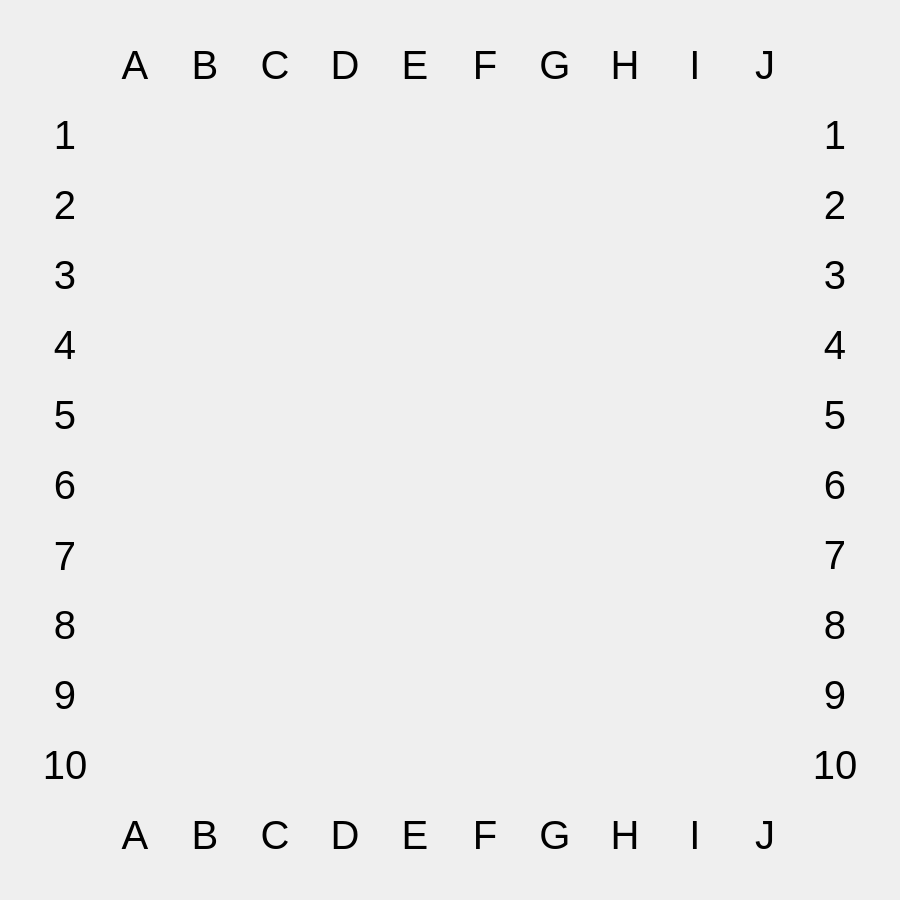
<?xml version="1.0" encoding="UTF-8"?>
<ui version="4.0">
 <class>Widget</class>
 <widget class="QWidget" name="Widget">
  <property name="geometry">
   <rect>
    <x>0</x>
    <y>0</y>
    <width>900</width>
    <height>900</height>
   </rect>
  </property>
  <property name="windowTitle">
   <string>Widget</string>
  </property>
  <widget class="QLabel" name="lbl_1">
   <property name="geometry">
    <rect>
     <x>30</x>
     <y>100</y>
     <width>70</width>
     <height>70</height>
    </rect>
   </property>
   <property name="font">
    <font>
     <pointsize>30</pointsize>
    </font>
   </property>
   <property name="text">
    <string>1</string>
   </property>
   <property name="alignment">
    <set>Qt::AlignCenter</set>
   </property>
  </widget>
  <widget class="QLabel" name="lbl_2">
   <property name="geometry">
    <rect>
     <x>30</x>
     <y>170</y>
     <width>70</width>
     <height>70</height>
    </rect>
   </property>
   <property name="font">
    <font>
     <pointsize>30</pointsize>
    </font>
   </property>
   <property name="text">
    <string>2</string>
   </property>
   <property name="alignment">
    <set>Qt::AlignCenter</set>
   </property>
  </widget>
  <widget class="QLabel" name="lbl_3">
   <property name="geometry">
    <rect>
     <x>30</x>
     <y>240</y>
     <width>70</width>
     <height>70</height>
    </rect>
   </property>
   <property name="font">
    <font>
     <pointsize>30</pointsize>
    </font>
   </property>
   <property name="text">
    <string>3</string>
   </property>
   <property name="alignment">
    <set>Qt::AlignCenter</set>
   </property>
  </widget>
  <widget class="QLabel" name="lbl_4">
   <property name="geometry">
    <rect>
     <x>30</x>
     <y>310</y>
     <width>70</width>
     <height>70</height>
    </rect>
   </property>
   <property name="font">
    <font>
     <pointsize>30</pointsize>
    </font>
   </property>
   <property name="text">
    <string>4</string>
   </property>
   <property name="alignment">
    <set>Qt::AlignCenter</set>
   </property>
  </widget>
  <widget class="QLabel" name="lbl_5">
   <property name="geometry">
    <rect>
     <x>30</x>
     <y>380</y>
     <width>70</width>
     <height>70</height>
    </rect>
   </property>
   <property name="font">
    <font>
     <pointsize>30</pointsize>
    </font>
   </property>
   <property name="text">
    <string>5</string>
   </property>
   <property name="alignment">
    <set>Qt::AlignCenter</set>
   </property>
  </widget>
  <widget class="QLabel" name="lbl_9">
   <property name="geometry">
    <rect>
     <x>30</x>
     <y>660</y>
     <width>70</width>
     <height>70</height>
    </rect>
   </property>
   <property name="font">
    <font>
     <pointsize>30</pointsize>
    </font>
   </property>
   <property name="text">
    <string>9</string>
   </property>
   <property name="alignment">
    <set>Qt::AlignCenter</set>
   </property>
  </widget>
  <widget class="QLabel" name="lbl_10">
   <property name="geometry">
    <rect>
     <x>30</x>
     <y>730</y>
     <width>70</width>
     <height>70</height>
    </rect>
   </property>
   <property name="font">
    <font>
     <pointsize>30</pointsize>
    </font>
   </property>
   <property name="text">
    <string>10</string>
   </property>
   <property name="alignment">
    <set>Qt::AlignCenter</set>
   </property>
  </widget>
  <widget class="QLabel" name="lbl_8">
   <property name="geometry">
    <rect>
     <x>30</x>
     <y>590</y>
     <width>70</width>
     <height>70</height>
    </rect>
   </property>
   <property name="font">
    <font>
     <pointsize>30</pointsize>
    </font>
   </property>
   <property name="text">
    <string>8</string>
   </property>
   <property name="alignment">
    <set>Qt::AlignCenter</set>
   </property>
  </widget>
  <widget class="QLabel" name="lbl_7">
   <property name="geometry">
    <rect>
     <x>30</x>
     <y>520</y>
     <width>70</width>
     <height>72</height>
    </rect>
   </property>
   <property name="font">
    <font>
     <pointsize>30</pointsize>
    </font>
   </property>
   <property name="text">
    <string>7</string>
   </property>
   <property name="alignment">
    <set>Qt::AlignCenter</set>
   </property>
  </widget>
  <widget class="QLabel" name="lbl_6">
   <property name="geometry">
    <rect>
     <x>30</x>
     <y>450</y>
     <width>70</width>
     <height>70</height>
    </rect>
   </property>
   <property name="font">
    <font>
     <pointsize>30</pointsize>
    </font>
   </property>
   <property name="text">
    <string>6</string>
   </property>
   <property name="alignment">
    <set>Qt::AlignCenter</set>
   </property>
  </widget>
  <widget class="QLabel" name="lbl_A">
   <property name="geometry">
    <rect>
     <x>100</x>
     <y>30</y>
     <width>70</width>
     <height>70</height>
    </rect>
   </property>
   <property name="font">
    <font>
     <pointsize>30</pointsize>
    </font>
   </property>
   <property name="text">
    <string>A</string>
   </property>
   <property name="alignment">
    <set>Qt::AlignCenter</set>
   </property>
  </widget>
  <widget class="QLabel" name="lbl_E">
   <property name="geometry">
    <rect>
     <x>380</x>
     <y>30</y>
     <width>70</width>
     <height>70</height>
    </rect>
   </property>
   <property name="font">
    <font>
     <pointsize>30</pointsize>
    </font>
   </property>
   <property name="text">
    <string>E</string>
   </property>
   <property name="alignment">
    <set>Qt::AlignCenter</set>
   </property>
  </widget>
  <widget class="QLabel" name="lbl_D">
   <property name="geometry">
    <rect>
     <x>310</x>
     <y>30</y>
     <width>70</width>
     <height>70</height>
    </rect>
   </property>
   <property name="font">
    <font>
     <pointsize>30</pointsize>
    </font>
   </property>
   <property name="text">
    <string>D</string>
   </property>
   <property name="alignment">
    <set>Qt::AlignCenter</set>
   </property>
  </widget>
  <widget class="QLabel" name="lbl_I">
   <property name="geometry">
    <rect>
     <x>660</x>
     <y>30</y>
     <width>70</width>
     <height>70</height>
    </rect>
   </property>
   <property name="font">
    <font>
     <pointsize>30</pointsize>
    </font>
   </property>
   <property name="text">
    <string>I</string>
   </property>
   <property name="alignment">
    <set>Qt::AlignCenter</set>
   </property>
  </widget>
  <widget class="QLabel" name="lbl_H">
   <property name="geometry">
    <rect>
     <x>590</x>
     <y>30</y>
     <width>70</width>
     <height>70</height>
    </rect>
   </property>
   <property name="font">
    <font>
     <pointsize>30</pointsize>
    </font>
   </property>
   <property name="text">
    <string>H</string>
   </property>
   <property name="alignment">
    <set>Qt::AlignCenter</set>
   </property>
  </widget>
  <widget class="QLabel" name="lbl_G">
   <property name="geometry">
    <rect>
     <x>520</x>
     <y>30</y>
     <width>70</width>
     <height>70</height>
    </rect>
   </property>
   <property name="font">
    <font>
     <pointsize>30</pointsize>
    </font>
   </property>
   <property name="text">
    <string>G</string>
   </property>
   <property name="alignment">
    <set>Qt::AlignCenter</set>
   </property>
  </widget>
  <widget class="QLabel" name="lbl_F">
   <property name="geometry">
    <rect>
     <x>450</x>
     <y>30</y>
     <width>70</width>
     <height>70</height>
    </rect>
   </property>
   <property name="font">
    <font>
     <pointsize>30</pointsize>
    </font>
   </property>
   <property name="text">
    <string>F</string>
   </property>
   <property name="alignment">
    <set>Qt::AlignCenter</set>
   </property>
  </widget>
  <widget class="QLabel" name="lbl_C">
   <property name="geometry">
    <rect>
     <x>240</x>
     <y>30</y>
     <width>70</width>
     <height>70</height>
    </rect>
   </property>
   <property name="font">
    <font>
     <pointsize>30</pointsize>
    </font>
   </property>
   <property name="text">
    <string>C</string>
   </property>
   <property name="alignment">
    <set>Qt::AlignCenter</set>
   </property>
  </widget>
  <widget class="QLabel" name="lbl_B">
   <property name="geometry">
    <rect>
     <x>170</x>
     <y>30</y>
     <width>70</width>
     <height>70</height>
    </rect>
   </property>
   <property name="font">
    <font>
     <pointsize>30</pointsize>
    </font>
   </property>
   <property name="text">
    <string>B</string>
   </property>
   <property name="alignment">
    <set>Qt::AlignCenter</set>
   </property>
  </widget>
  <widget class="QLabel" name="lbl_J">
   <property name="geometry">
    <rect>
     <x>730</x>
     <y>30</y>
     <width>70</width>
     <height>70</height>
    </rect>
   </property>
   <property name="font">
    <font>
     <pointsize>30</pointsize>
    </font>
   </property>
   <property name="text">
    <string>J</string>
   </property>
   <property name="alignment">
    <set>Qt::AlignCenter</set>
   </property>
  </widget>
  <widget class="QLabel" name="lbl_1_">
   <property name="geometry">
    <rect>
     <x>800</x>
     <y>100</y>
     <width>70</width>
     <height>70</height>
    </rect>
   </property>
   <property name="font">
    <font>
     <pointsize>30</pointsize>
    </font>
   </property>
   <property name="text">
    <string>1</string>
   </property>
   <property name="alignment">
    <set>Qt::AlignCenter</set>
   </property>
  </widget>
  <widget class="QLabel" name="lbl_2_">
   <property name="geometry">
    <rect>
     <x>800</x>
     <y>170</y>
     <width>70</width>
     <height>70</height>
    </rect>
   </property>
   <property name="font">
    <font>
     <pointsize>30</pointsize>
    </font>
   </property>
   <property name="text">
    <string>2</string>
   </property>
   <property name="alignment">
    <set>Qt::AlignCenter</set>
   </property>
  </widget>
  <widget class="QLabel" name="lbl__7_">
   <property name="geometry">
    <rect>
     <x>800</x>
     <y>520</y>
     <width>70</width>
     <height>70</height>
    </rect>
   </property>
   <property name="font">
    <font>
     <pointsize>30</pointsize>
    </font>
   </property>
   <property name="text">
    <string>7</string>
   </property>
   <property name="alignment">
    <set>Qt::AlignCenter</set>
   </property>
  </widget>
  <widget class="QLabel" name="lbl_8_">
   <property name="geometry">
    <rect>
     <x>800</x>
     <y>590</y>
     <width>70</width>
     <height>70</height>
    </rect>
   </property>
   <property name="font">
    <font>
     <pointsize>30</pointsize>
    </font>
   </property>
   <property name="text">
    <string>8</string>
   </property>
   <property name="alignment">
    <set>Qt::AlignCenter</set>
   </property>
  </widget>
  <widget class="QLabel" name="lbl_10_">
   <property name="geometry">
    <rect>
     <x>800</x>
     <y>730</y>
     <width>70</width>
     <height>70</height>
    </rect>
   </property>
   <property name="font">
    <font>
     <pointsize>30</pointsize>
    </font>
   </property>
   <property name="text">
    <string>10</string>
   </property>
   <property name="alignment">
    <set>Qt::AlignCenter</set>
   </property>
  </widget>
  <widget class="QLabel" name="lbl_6_">
   <property name="geometry">
    <rect>
     <x>800</x>
     <y>450</y>
     <width>70</width>
     <height>70</height>
    </rect>
   </property>
   <property name="font">
    <font>
     <pointsize>30</pointsize>
    </font>
   </property>
   <property name="text">
    <string>6</string>
   </property>
   <property name="alignment">
    <set>Qt::AlignCenter</set>
   </property>
  </widget>
  <widget class="QLabel" name="lbl__9_">
   <property name="geometry">
    <rect>
     <x>800</x>
     <y>660</y>
     <width>70</width>
     <height>70</height>
    </rect>
   </property>
   <property name="font">
    <font>
     <pointsize>30</pointsize>
    </font>
   </property>
   <property name="text">
    <string>9</string>
   </property>
   <property name="alignment">
    <set>Qt::AlignCenter</set>
   </property>
  </widget>
  <widget class="QLabel" name="lbl_3_">
   <property name="geometry">
    <rect>
     <x>800</x>
     <y>240</y>
     <width>70</width>
     <height>70</height>
    </rect>
   </property>
   <property name="font">
    <font>
     <pointsize>30</pointsize>
    </font>
   </property>
   <property name="text">
    <string>3</string>
   </property>
   <property name="alignment">
    <set>Qt::AlignCenter</set>
   </property>
  </widget>
  <widget class="QLabel" name="lbl_4_">
   <property name="geometry">
    <rect>
     <x>800</x>
     <y>310</y>
     <width>70</width>
     <height>70</height>
    </rect>
   </property>
   <property name="font">
    <font>
     <pointsize>30</pointsize>
    </font>
   </property>
   <property name="text">
    <string>4</string>
   </property>
   <property name="alignment">
    <set>Qt::AlignCenter</set>
   </property>
  </widget>
  <widget class="QLabel" name="lbl_5_">
   <property name="geometry">
    <rect>
     <x>800</x>
     <y>380</y>
     <width>70</width>
     <height>70</height>
    </rect>
   </property>
   <property name="font">
    <font>
     <pointsize>30</pointsize>
    </font>
   </property>
   <property name="text">
    <string>5</string>
   </property>
   <property name="alignment">
    <set>Qt::AlignCenter</set>
   </property>
  </widget>
  <widget class="QLabel" name="lbl_A_">
   <property name="geometry">
    <rect>
     <x>100</x>
     <y>800</y>
     <width>70</width>
     <height>70</height>
    </rect>
   </property>
   <property name="font">
    <font>
     <pointsize>30</pointsize>
    </font>
   </property>
   <property name="text">
    <string>A</string>
   </property>
   <property name="alignment">
    <set>Qt::AlignCenter</set>
   </property>
  </widget>
  <widget class="QLabel" name="lbl_B_">
   <property name="geometry">
    <rect>
     <x>170</x>
     <y>800</y>
     <width>70</width>
     <height>70</height>
    </rect>
   </property>
   <property name="font">
    <font>
     <pointsize>30</pointsize>
    </font>
   </property>
   <property name="text">
    <string>B</string>
   </property>
   <property name="alignment">
    <set>Qt::AlignCenter</set>
   </property>
  </widget>
  <widget class="QLabel" name="lbl_C_">
   <property name="geometry">
    <rect>
     <x>240</x>
     <y>800</y>
     <width>70</width>
     <height>70</height>
    </rect>
   </property>
   <property name="font">
    <font>
     <pointsize>30</pointsize>
    </font>
   </property>
   <property name="text">
    <string>C</string>
   </property>
   <property name="alignment">
    <set>Qt::AlignCenter</set>
   </property>
  </widget>
  <widget class="QLabel" name="lbl_D_">
   <property name="geometry">
    <rect>
     <x>310</x>
     <y>800</y>
     <width>70</width>
     <height>70</height>
    </rect>
   </property>
   <property name="font">
    <font>
     <pointsize>30</pointsize>
    </font>
   </property>
   <property name="text">
    <string>D</string>
   </property>
   <property name="alignment">
    <set>Qt::AlignCenter</set>
   </property>
  </widget>
  <widget class="QLabel" name="lbl_E_">
   <property name="geometry">
    <rect>
     <x>380</x>
     <y>800</y>
     <width>70</width>
     <height>70</height>
    </rect>
   </property>
   <property name="font">
    <font>
     <pointsize>30</pointsize>
    </font>
   </property>
   <property name="text">
    <string>E</string>
   </property>
   <property name="alignment">
    <set>Qt::AlignCenter</set>
   </property>
  </widget>
  <widget class="QLabel" name="lbl_F_">
   <property name="geometry">
    <rect>
     <x>450</x>
     <y>800</y>
     <width>70</width>
     <height>70</height>
    </rect>
   </property>
   <property name="font">
    <font>
     <pointsize>30</pointsize>
    </font>
   </property>
   <property name="text">
    <string>F</string>
   </property>
   <property name="alignment">
    <set>Qt::AlignCenter</set>
   </property>
  </widget>
  <widget class="QLabel" name="lbl_G_">
   <property name="geometry">
    <rect>
     <x>520</x>
     <y>800</y>
     <width>70</width>
     <height>70</height>
    </rect>
   </property>
   <property name="font">
    <font>
     <pointsize>30</pointsize>
    </font>
   </property>
   <property name="text">
    <string>G</string>
   </property>
   <property name="alignment">
    <set>Qt::AlignCenter</set>
   </property>
  </widget>
  <widget class="QLabel" name="lbl_H_">
   <property name="geometry">
    <rect>
     <x>590</x>
     <y>800</y>
     <width>70</width>
     <height>70</height>
    </rect>
   </property>
   <property name="font">
    <font>
     <pointsize>30</pointsize>
    </font>
   </property>
   <property name="text">
    <string>H</string>
   </property>
   <property name="alignment">
    <set>Qt::AlignCenter</set>
   </property>
  </widget>
  <widget class="QLabel" name="lbl_I_">
   <property name="geometry">
    <rect>
     <x>660</x>
     <y>800</y>
     <width>70</width>
     <height>70</height>
    </rect>
   </property>
   <property name="font">
    <font>
     <pointsize>30</pointsize>
    </font>
   </property>
   <property name="text">
    <string>I</string>
   </property>
   <property name="alignment">
    <set>Qt::AlignCenter</set>
   </property>
  </widget>
  <widget class="QLabel" name="lbl_J_">
   <property name="geometry">
    <rect>
     <x>730</x>
     <y>800</y>
     <width>70</width>
     <height>70</height>
    </rect>
   </property>
   <property name="font">
    <font>
     <pointsize>30</pointsize>
    </font>
   </property>
   <property name="text">
    <string>J</string>
   </property>
   <property name="alignment">
    <set>Qt::AlignCenter</set>
   </property>
  </widget>
 </widget>
 <layoutdefault spacing="6" margin="11"/>
 <resources/>
 <connections/>
</ui>
